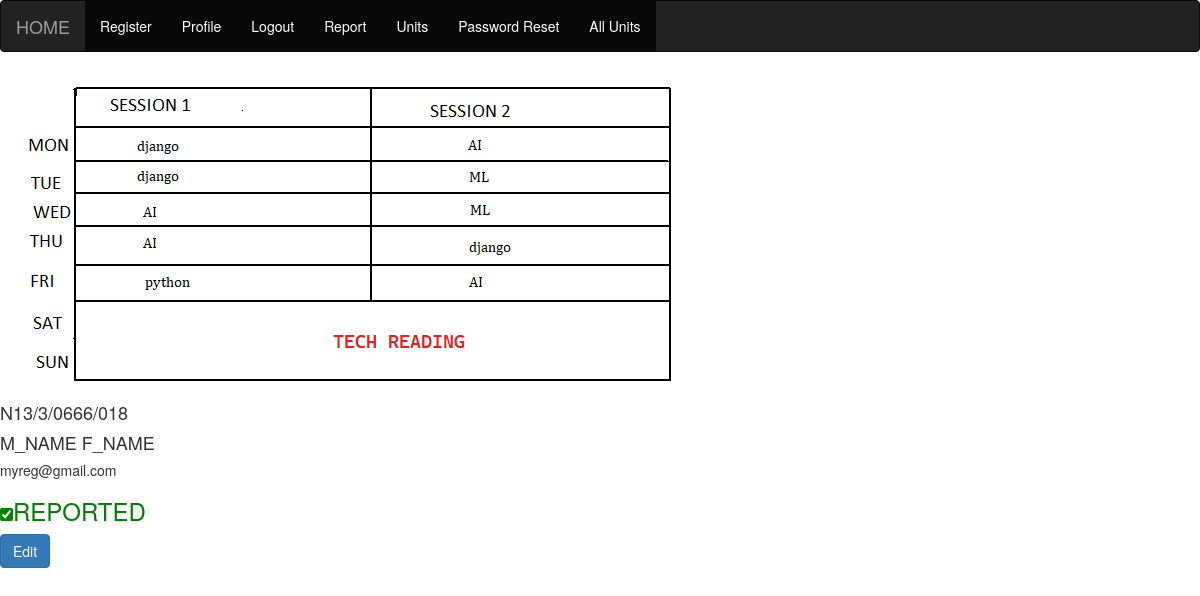
The page /profile/ (signed in) on the database its author committed.
### Users/models.py (models this page shows, shortened)
class MyUser(AbstractBaseUser):
    regno=models.CharField(max_length=15,unique=True)
    is_active = models.BooleanField(default=True)
    is_admin = models.BooleanField(default=False)
    objects = MyUserManager()
    USERNAME_FIELD = 'regno'

class Profile(models.Model):
    user=models.OneToOneField(MyUser,on_delete=models.CASCADE)
    email=models.EmailField(default=f'myreg@gmail.com')
    f_name=models.CharField(max_length=30,default='F_NAME')
    l_name=models.CharField(max_length=30,default='M_NAME')
    surname=models.CharField(max_length=30,default='SURNAME')
    pic=models.ImageField(upload_to='profile_pics',default='E:\\IPweb\\media\\profile_pics\\TT.png')

### Users/views.py (the view)
# urls.py: path('profile/',profile.as_view(),name='profile'),
def profile(request):
    context={'prof':Upload_Units.objects.all()}
    return render(request,"Users/profile.html",context)

### Users/templates/Users/profile.html (shortened to what this page needs)
{% extends 'Home/base.html' %}
{% block content %}
<div class="box">
  <img src="{{ user.profile.pic.url }}" alt="">
  <h4>{{ user.regno }}</h4>
  <h4>{{ user.profile.l_name }} {{ user.profile.f_name }}</h4>
  <h5>{{ user.profile.email }}</h5>
  {% if user.reporting.report %}
  <h3 style="color: green; text-decoration: none;"><input type="checkbox" style="pointer-events: none;accent-color: green;" checked placeholder="REPORTED" title="re">REPORTED</h3>
  {% else %}
  <a style='color: red;' href="{% url 'report' %}">REPORT NOW</a> {% endif %}
</div>
</div>
<a class="btn btn-primary" href="{% url 'update-profile' user.id %}" role="button">Edit</a>
{% endblock %}

### rows shown on the page
MyUser: regno "N13/3/0666/018", profile.l_name "M_NAME", profile.f_name "F_NAME", profile.email "myreg@gmail.com"
